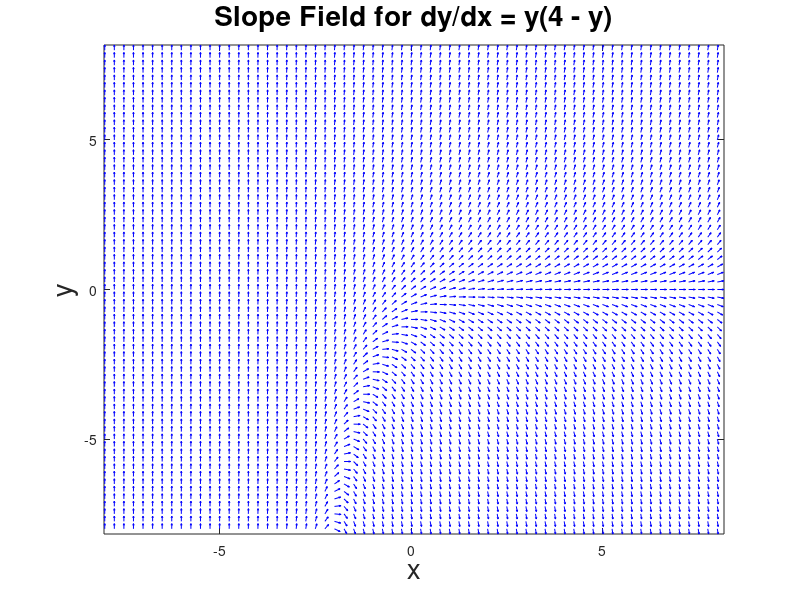

MATLAB code for this plot:
% Define grid
[x, y] = meshgrid(-8:0.25:8, -8:0.25:8);

% Define slope dy/dx = 3 - 2y
dy = exp(-x) + y;
dx = ones(size(dy)); % since slope = dy/dx, set dx=1

% Normalize to avoid overly long arrows
L = sqrt(dx.^2 + dy.^2);
dx = dx ./ L;
dy = dy ./ L;

% Plot slope field
quiver(x, y, dx, dy, 0.5, 'b')
xlabel('x', 'FontSize', 20)
ylabel('y', 'FontSize', 20)
title('Slope Field for dy/dx = y(4 - y)', 'FontSize', 20)
axis tight

%ax = gca;
%ax.FontSize = 20;


